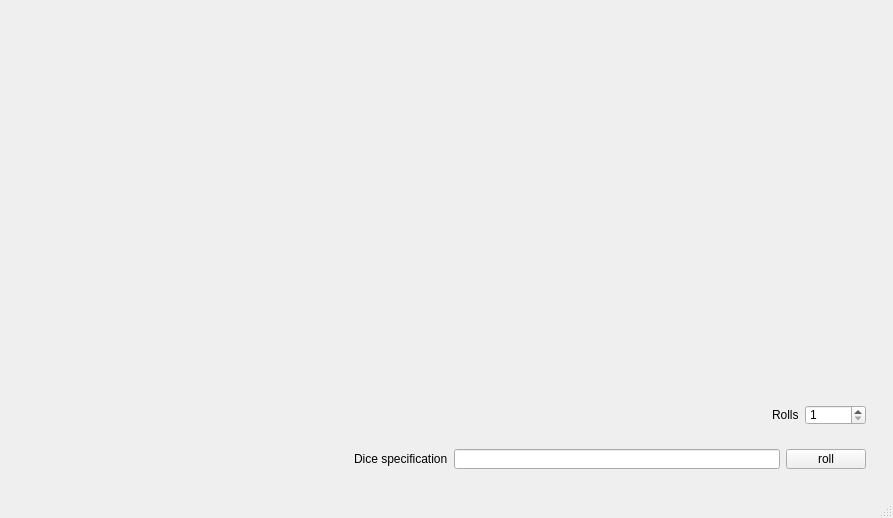
<?xml version="1.0" encoding="UTF-8"?>
<ui version="4.0">
 <class>MainWindow</class>
 <widget class="QMainWindow" name="MainWindow">
  <property name="geometry">
   <rect>
    <x>0</x>
    <y>0</y>
    <width>893</width>
    <height>518</height>
   </rect>
  </property>
  <property name="windowTitle">
   <string>DiceApp</string>
  </property>
  <property name="accessibleName">
   <string/>
  </property>
  <widget class="QWidget" name="centralwidget">
   <layout class="QVBoxLayout" name="verticalLayout">
    <item>
     <widget class="DiceChartView" name="chartView" native="true"/>
    </item>
    <item>
     <widget class="QWidget" name="widget" native="true">
      <property name="maximumSize">
       <size>
        <width>16777215</width>
        <height>100</height>
       </size>
      </property>
      <layout class="QVBoxLayout" name="verticalLayout_2">
       <item>
        <widget class="QWidget" name="widget_2" native="true">
         <layout class="QHBoxLayout" name="horizontalLayout">
          <item>
           <spacer name="horizontalSpacer">
            <property name="orientation">
             <enum>Qt::Horizontal</enum>
            </property>
            <property name="sizeHint" stdset="0">
             <size>
              <width>40</width>
              <height>20</height>
             </size>
            </property>
           </spacer>
          </item>
          <item>
           <widget class="QLabel" name="label">
            <property name="text">
             <string>Rolls</string>
            </property>
           </widget>
          </item>
          <item>
           <widget class="QSpinBox" name="rollsCountBox">
            <property name="minimum">
             <number>1</number>
            </property>
            <property name="maximum">
             <number>10000</number>
            </property>
           </widget>
          </item>
         </layout>
        </widget>
       </item>
       <item>
        <widget class="QWidget" name="widget_3" native="true">
         <layout class="QHBoxLayout" name="horizontalLayout_2">
          <item>
           <spacer name="horizontalSpacer_2">
            <property name="orientation">
             <enum>Qt::Horizontal</enum>
            </property>
            <property name="sizeHint" stdset="0">
             <size>
              <width>40</width>
              <height>20</height>
             </size>
            </property>
           </spacer>
          </item>
          <item>
           <widget class="QLabel" name="label_2">
            <property name="text">
             <string>Dice specification</string>
            </property>
           </widget>
          </item>
          <item>
           <widget class="QLineEdit" name="inputLine">
            <property name="inputMask">
             <string/>
            </property>
           </widget>
          </item>
          <item>
           <widget class="QPushButton" name="rollButton">
            <property name="text">
             <string>roll</string>
            </property>
           </widget>
          </item>
         </layout>
        </widget>
       </item>
      </layout>
     </widget>
    </item>
   </layout>
  </widget>
  <widget class="QMenuBar" name="menubar">
   <property name="geometry">
    <rect>
     <x>0</x>
     <y>0</y>
     <width>893</width>
     <height>21</height>
    </rect>
   </property>
  </widget>
  <widget class="QStatusBar" name="statusbar"/>
 </widget>
 <customwidgets>
  <customwidget>
   <class>DiceChartView</class>
   <extends>QWidget</extends>
   <header>dicechartview.h</header>
   <container>1</container>
  </customwidget>
 </customwidgets>
 <resources/>
 <connections/>
</ui>
